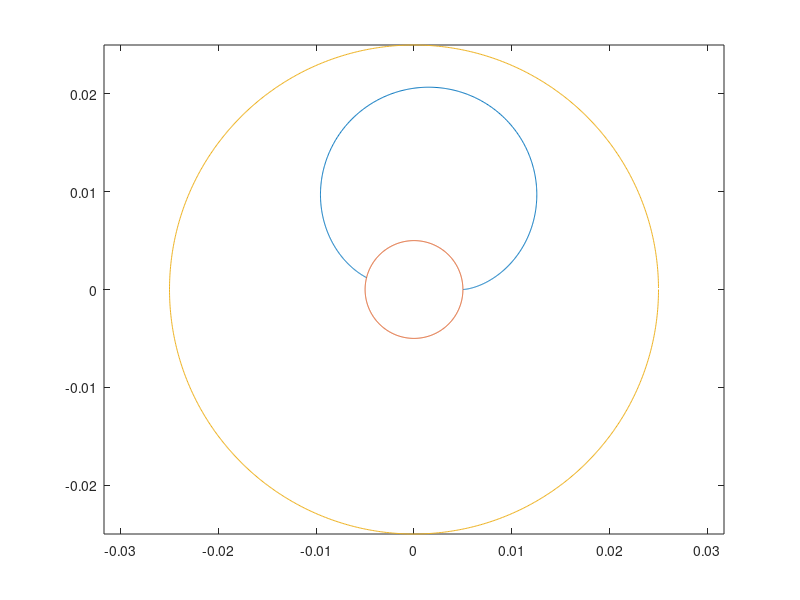

MATLAB code for this plot:
clear
clc

R=.025;
R0=.005;
V=30000;
I=1;
N=5000;
Rb=.06; %Radius of magnetic inducing coil.

dt=.000000000001;

u0=4*pi*10^-7;
q=-1.6021766*10^(-19);
m=9.10938*10^(-31);

y=0;
vy=0;
x=R0;
vx=0;

xg=[x];
yg=[y];

for i=1:10000,
    x=x+vx*dt;
    y=y+vy*dt;
    xg=[xg x];
    yg=[yg y];
    if(sqrt(x^2+y^2)>R || sqrt(x^2+y^2)<R0)
        break;
    end
    [K,E]=ellipke(sqrt(4*sqrt(x^2+y^2)/(Rb*(1+sqrt(x^2+y^2)/Rb)^2)));
    B=I*u0*N/(2*pi*Rb*(1+sqrt(x^2+y^2)/Rb))*(K+E*(1-(x^2+y^2)/Rb^2)/((1+sqrt(x^2+y^2)/Rb)^2-4*sqrt(x^2+y^2)/Rb));
    ax=q/m*(-V*x/(log(R/R0)*(x^2+y^2))+B*vy);
    ay=q/m*(-V*y/(log(R/R0)*(x^2+y^2))-B*vx);
    vx=vx+ax*dt;
    vy=vy+ay*dt;
end

c1x=[];
c1y=[];
c2x=[];
c2y=[];

for j=1:1000,
    c1x=[c1x R0*cos(2*pi*j/1000)];
    c1y=[c1y R0*sin(2*pi*j/1000)];
    c2x=[c2x R*cos(2*pi*j/1000)];
    c2y=[c2y R*sin(2*pi*j/1000)];
end
plot(xg,yg,c1x,c1y,c2x,c2y)
axis equal